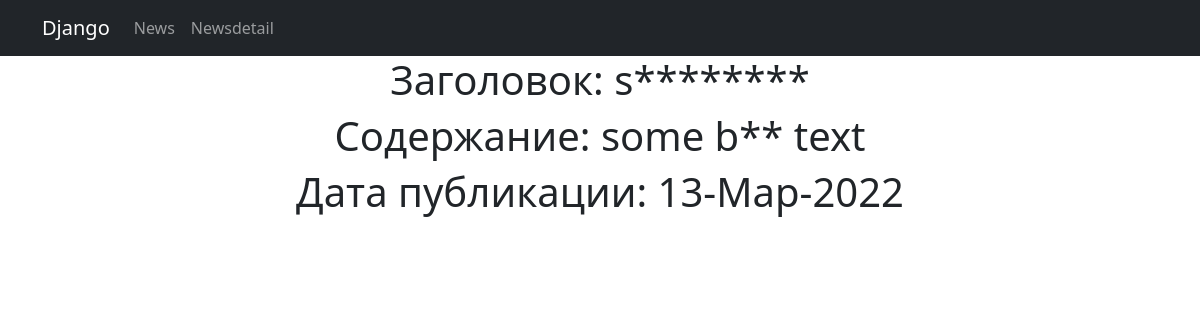
Screenshot of /news/1 with the database file from the repository.
### arandnw/models.py (models this page shows, shortened)
class Post(models.Model):
    author = models.ForeignKey(Author, on_delete=models.CASCADE)
    NEWS = "NW"
    ARTICLE = "AR"
    Choices = (
        (NEWS, "Новость"),
        (ARTICLE, "Статья"),
    )
    categoryType = models.CharField(max_length=2, choices=Choices, default=ARTICLE)
    dateCreation = models.DateTimeField(auto_now_add=True)
    postCategory = models.ManyToManyField(Category, through="PostCategory")
    title = models.CharField(max_length=256)
    text = models.TextField()
    rating = models.SmallIntegerField(default=0)

### arandnw/views.py (the view)
# urls.py: path('<int:pk>', NewsDetail.as_view()),
class NewsDetail(DetailView):
    model = Post
    template_name = 'newsdetail.html'
    context_object_name = 'newsdetail'

### arandnw/templatetags/custom_filters.py (called while the page is built)
@register.filter(name='Censor')
def Censor(value):
    if not isinstance(value, str):
        raise ValueError('Нельзя цензурировать не строку')
    for word in WORDS:
        value = value.replace(word[1:], '*' * (len(word) - 1))
    return value

### templates/newsdetail.html (shortened to what this page needs)
{% extends 'flatpages/default.html' %}
{% load custom_filters %}
{% block content %}
<h1> Заголовок: {{ newsdetail.title|Censor }}</h1>
<h1>Содержание: {% filter Censor %} {{ newsdetail.text|truncatechars:50}} {% endfilter %}</h1>
<h1>Дата публикации: {{ newsdetail.dateCreation|date:"d-M-Y"}}</h1>
{% endblock content %}

### rows the page displays
Post: title|Censor "s********", text "some b** text", dateCreation "13-Мар-2022"
